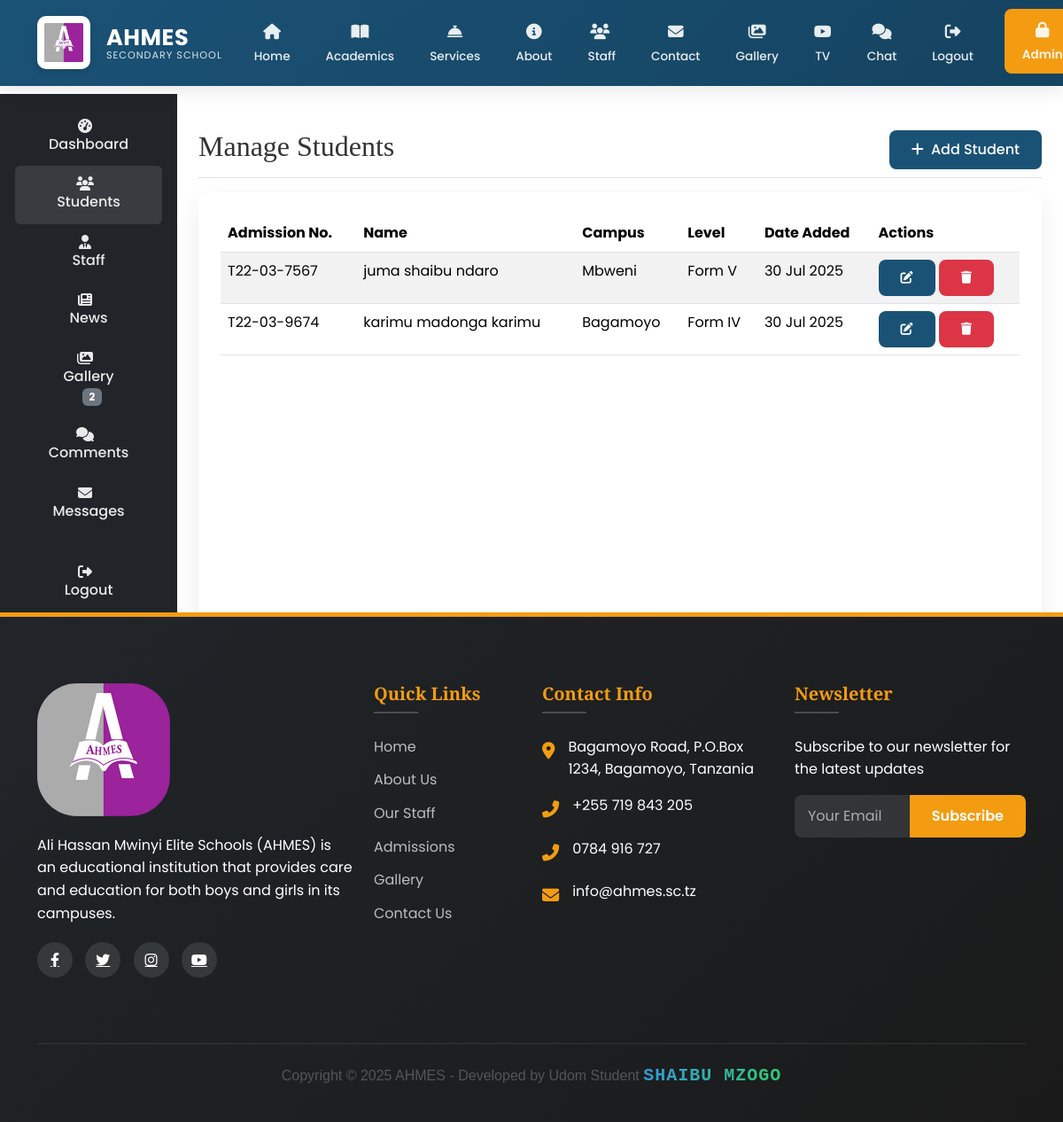
The page /ad/students/ (signed in) on the database as committed earlier.
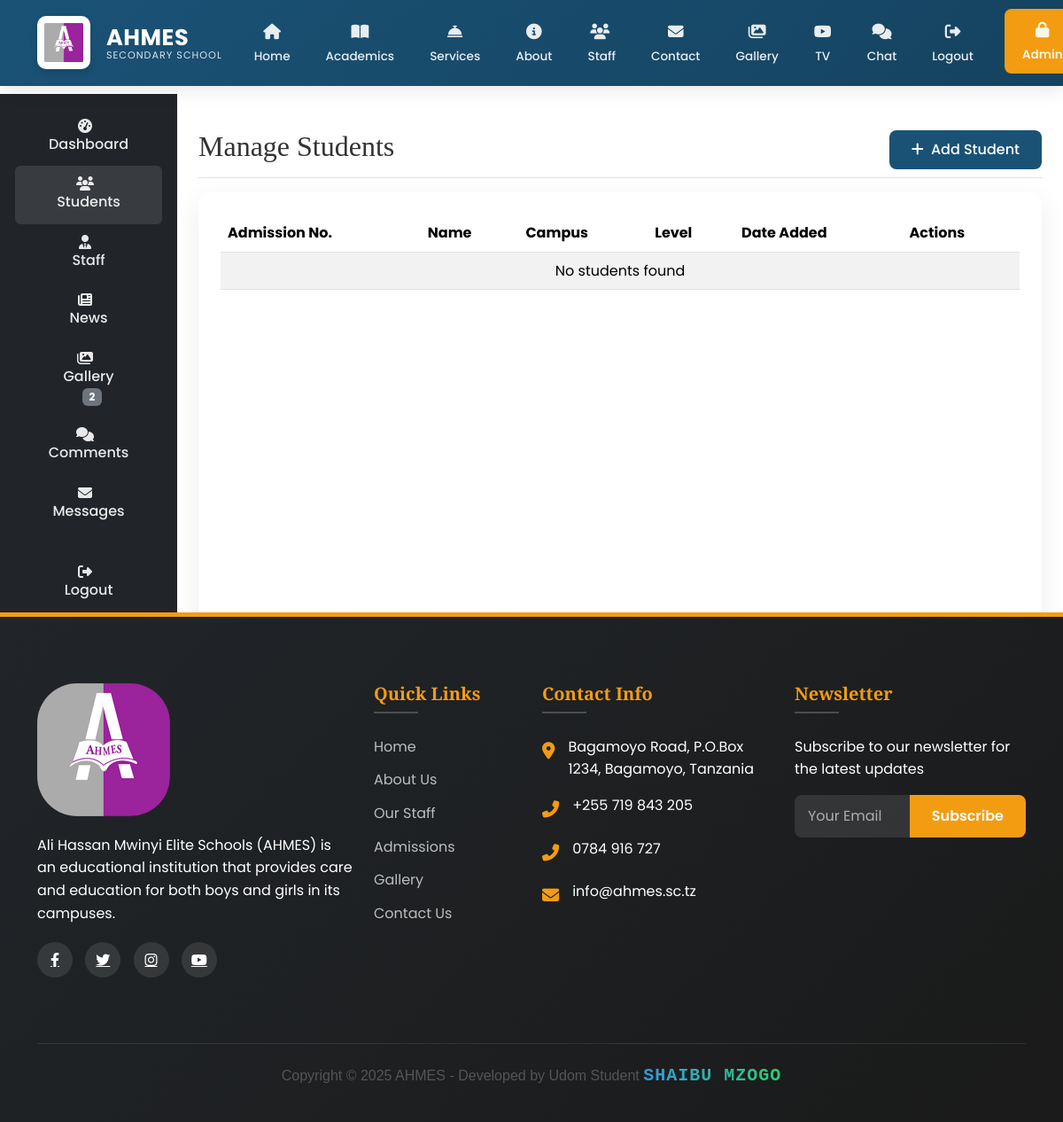
The same page on the database as committed later.
### main/models.py (models this page shows, shortened)
class Student(models.Model):
    GENDER_CHOICES = [
        ('M', 'Male'),
        ('F', 'Female'),
    ]
    user = models.OneToOneField(
        User,
        on_delete=models.CASCADE,
        related_name='student_profile',
        null=True,
        blank=True
    )
    first_name = models.CharField(max_length=100)
    middle_name = models.CharField(max_length=100, blank=True)
    last_name = models.CharField(max_length=100)
    gender = models.CharField(max_length=1, choices=GENDER_CHOICES)
    date_of_birth = models.DateField()
    admission_number = models.CharField(max_length=20, unique=True)
    campus = models.ForeignKey(
        Campus,
        on_delete=models.CASCADE,
        related_name='students'
    )
    level = models.ForeignKey(
        Level,
        on_delete=models.CASCADE,
        related_name='students'
    )
    admission_date = models.DateField()
    parent = models.ForeignKey(
        Parent,
        on_delete=models.CASCADE,
        related_name='students',
        null=True,
        blank=True
    )
    profile_picture = CloudinaryField(
        'students/profile_pictures',
        folder="school/students/profile_pictures",
        transformation={'quality': 'auto:good', 'width': 300, 'height': 300, 'crop': 'fill'},
        blank=True,
        null=True
    )
    created_at = models.DateTimeField(auto_now_add=True)
    updated_at = models.DateTimeField(auto_now=True)
    class Meta:
        ordering = ['-created_at']
        verbose_name = 'Student'
        verbose_name_plural = 'Students'

class Campus(models.Model):
    name = models.CharField(max_length=100)
    location = models.CharField(max_length=200)
    description = models.TextField()
    image = CloudinaryField('campuses', folder="school/campuses",
                          transformation={'quality': 'auto:good'})

class Level(models.Model):
    name = models.CharField(max_length=100)
    description = models.TextField()

### main/views.py (the view)
# urls.py: path('ad/students/', views.manage_students, name='manage_students'),
@login_required
@user_passes_test(is_admin)
def manage_students(request):
    students = Student.objects.all().order_by('-created_at')
    return render(request, 'main/manage_students.html', {'students': students})

### main/context_processors.py (called while the page is built)
def admin_counts(request):
    if request.user.is_authenticated and request.user.is_admin:
        return {
            'pending_comments': Comment.objects.filter(is_approved=False).count(),
            'gallery_count': Gallery.objects.count(),
        }
    return {}

def unread_messages_count(request):
    if request.user.is_authenticated:
        count = Message.objects.filter(
            conversation__participants=request.user,
            is_read=False
        ).exclude(
            sender=request.user
        ).count()
        print(f"DEBUG: Unread messages count for {request.user}: {count}")  # Debug output
        return {'unread_messages_count': count}
    return {}

### main/models.py (called while the page is built)
    def __str__(self):
        return self.username

### main/views.py (called while the page is built)
def is_admin(user):
    return user.is_authenticated and user.is_admin

### main/templates/main/manage_students.html (shortened to what this page needs)
{% extends 'main/base.html' %}
{% load static %}
{% block content %}
<div class="container-fluid">
  <div class="row">
    {% include 'main/sidebar.html' %}
    <main class="col-md-9 ms-sm-auto col-lg-10 px-md-4 py-4">
      <div class="d-flex justify-content-between flex-wrap flex-md-nowrap align-items-center pt-3 pb-2 mb-3 border-bottom">
        <h1 class="h2">Manage Students</h1>
        <div class="btn-toolbar mb-2 mb-md-0">
          <a href="{% url 'add_student' %}" class="btn btn-primary">
            <i class="fas fa-plus me-1"></i> Add Student
          </a>
        </div>
      </div>
      <div class="card">
        <div class="card-body">
          <div class="table-responsive">
            <table class="table table-striped table-hover">
              <thead>
                <tr>
                  <th>Admission No.</th>
                  <th>Name</th>
                  <th>Campus</th>
                  <th>Level</th>
                  <th>Date Added</th>
                  <th>Actions</th>
                </tr>
              </thead>
              <tbody>
                {% for student in students %}
                <tr>
                  <td>{{ student.admission_number }}</td>
                  <td>{{ student.first_name }} {{ student.middle_name }} {{student.last_name}}</td>
                  <td>{{ student.campus.name }}</td>
                  <td>{{ student.level.name }}</td>
                  <td>{{ student.created_at|date:"d M Y" }}</td>
                  <td>
                    <a href="{% url 'edit_student' student.pk %}" class="btn btn-sm btn-primary">
                      <i class="fas fa-edit"></i>
                    </a>
                    <a href="{% url 'delete_student' student.pk %}" class="btn btn-sm btn-danger">
                      <i class="fas fa-trash"></i>
                    </a>
                  </td>
                </tr>
                {% empty %}
                <tr>
                  <td colspan="6" class="text-center">No students found</td>
                </tr>
                {% endfor %}
              </tbody>
            </table>
          </div>
        </div>
      </div>
    </main>
  </div>
</div>
{% endblock %}

Rows that differ between the two databases and show on the page:
removed Student: admission_number "T22-03-7567", first_name "juma", middle_name "shaibu", last_name "ndaro", campus.name "Mbweni", level.name "Form V", created_at "30 Jul 2025"
removed Student: admission_number "T22-03-9674", first_name "karimu", middle_name "madonga", last_name "karimu", campus.name "Bagamoyo", level.name "Form IV", created_at "30 Jul 2025"
Other text that changed with them:
text now shown: "No students found"
